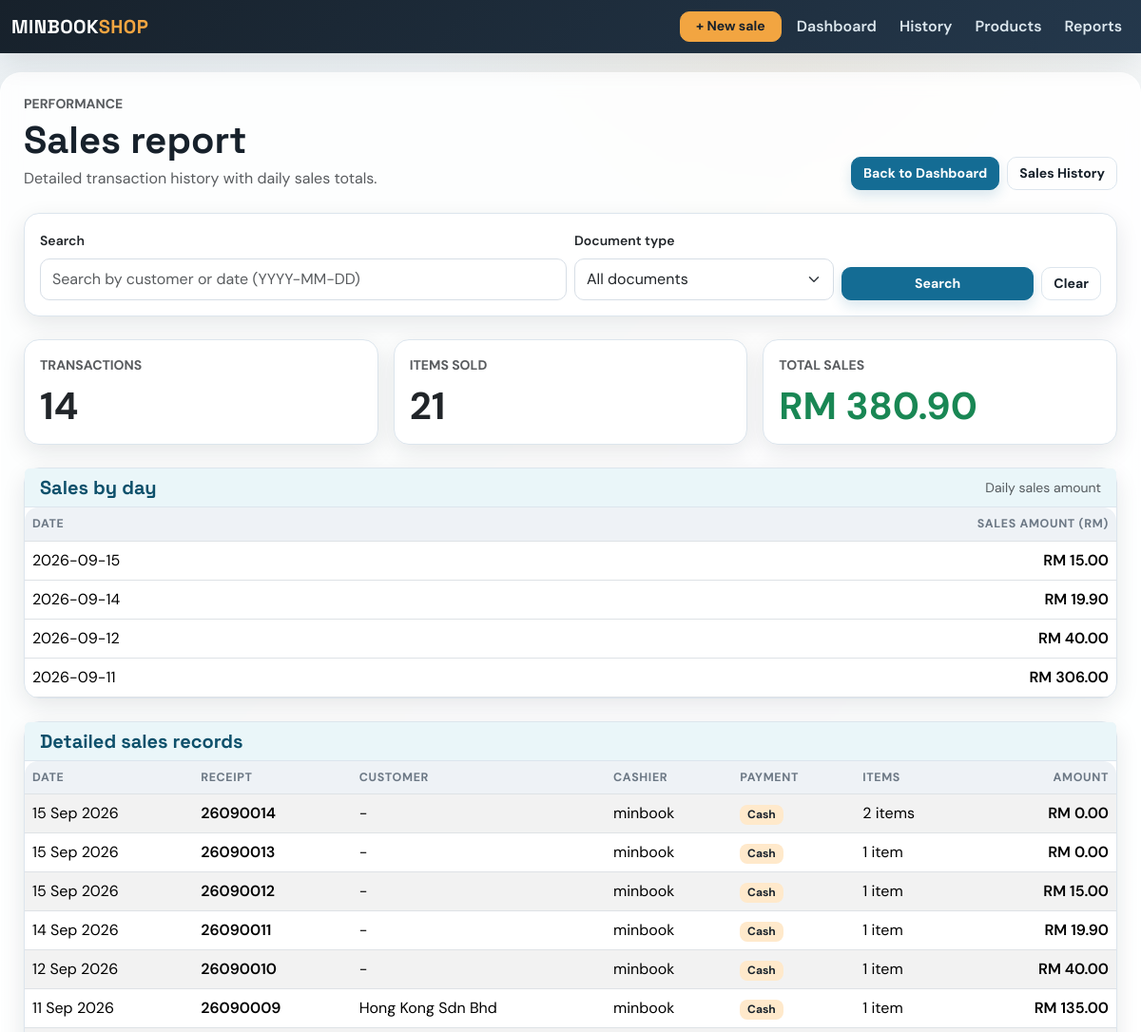
The app's page /sales/records (upper part), older data.
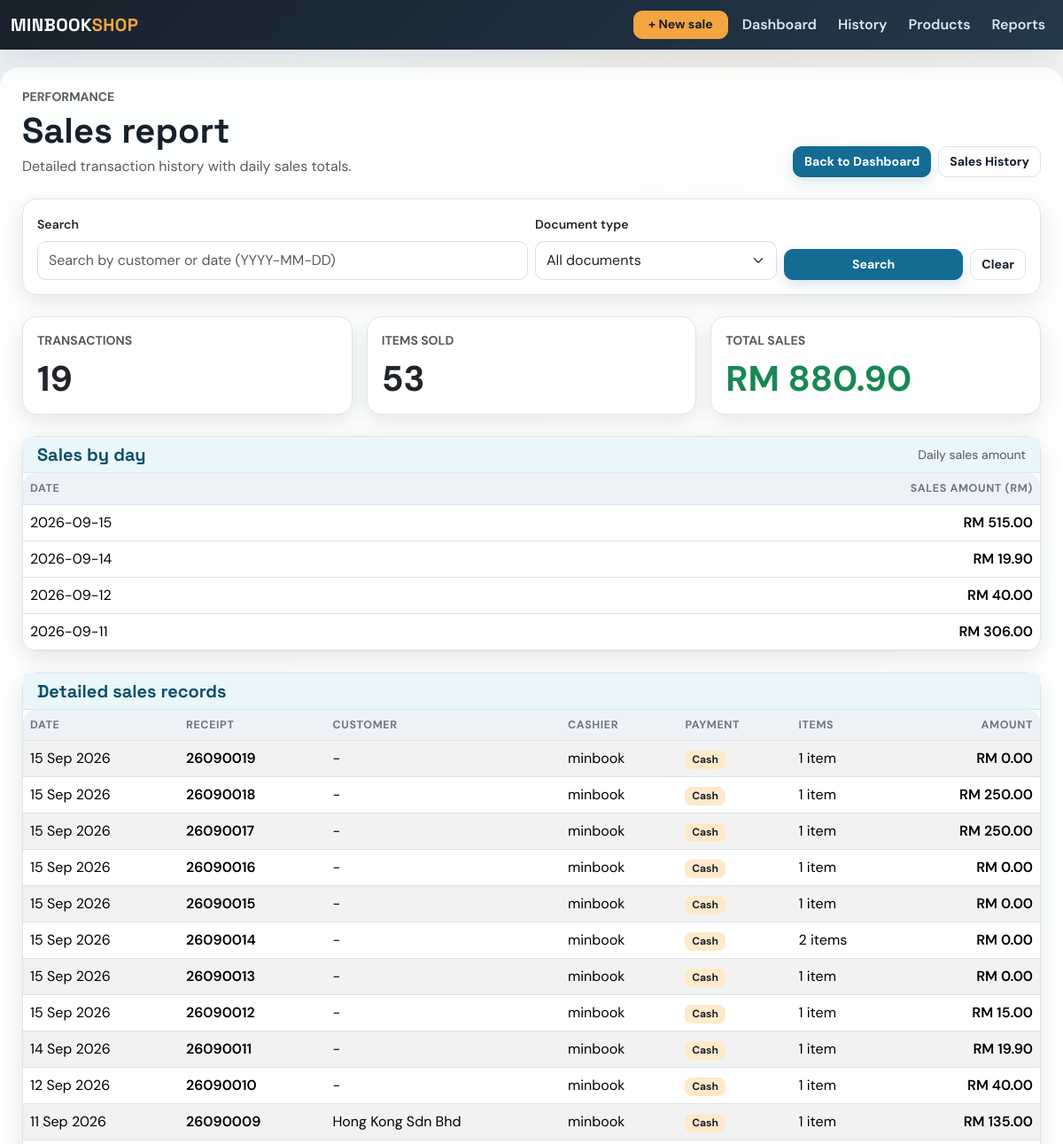
The same page, newer data.
### app/models.py (models this page shows, shortened)
class Sale(db.Model):
    id = db.Column(db.Integer, primary_key=True)
    amount = db.Column(db.Float, nullable=False)
    date = db.Column(db.Date, default=datetime.utcnow)
    user_id = db.Column(db.Integer, db.ForeignKey('user.id'), nullable=False)  # ForeignKey to User
    user = db.relationship('User', backref=db.backref('sales', lazy=True))  # Relationship with User
    product_id = db.Column(db.Integer, db.ForeignKey('product.id'), nullable=True)  # Legacy first product
    product = db.relationship('Product', backref=db.backref('sales', lazy=True))  # Relationship with Product
    quantity = db.Column(db.Integer, nullable=True)  # Legacy total quantity
    payment_method = db.Column(db.String(20), nullable=False, default='Cash')
    customer_name = db.Column(db.String(120), nullable=True)
    document_type = db.Column(db.String(20), nullable=False, default='receipt')
    discount = db.Column(db.Float, nullable=False, default=0.00)
    deposit = db.Column(db.Float, nullable=False, default=0.00)
    items = db.relationship('SaleItem', back_populates='sale', cascade='all, delete-orphan')

class User(db.Model):
    id = db.Column(db.Integer, primary_key=True)
    username = db.Column(db.String(100), unique=True, nullable=False)
    email = db.Column(db.String(120), unique=True, nullable=False)
    password = db.Column(db.String(200), nullable=False)
    role = db.Column(db.String(50), default='cashier')  # can be admin, manager, cashier

### app/routes.py (the view)
@main.route('/sales/records')
def sales_records():
    search_term = (request.args.get('search', '') or '').strip()
    selected_document_type = (request.args.get('document_type', '') or '').lower().strip()
    if selected_document_type not in {'receipt', 'invoice', ''}:
        selected_document_type = ''
    sales_query = Sale.query.order_by(Sale.date.desc(), Sale.id.desc())
    if selected_document_type:
        sales_query = sales_query.filter(Sale.document_type == selected_document_type)
    if search_term:
        try:
            parsed_date = datetime.strptime(search_term, '%Y-%m-%d').date()
            sales_query = sales_query.filter(Sale.date == parsed_date)
        except ValueError:
            sales_query = sales_query.filter(Sale.customer_name.ilike(f'%{search_term}%'))
    sales = sales_query.all()
    total_amount = round(sum(sale.amount for sale in sales), 2)
    total_items = sum(sum(item.quantity for item in sale.items) for sale in sales)
    daily_totals = {}
    for sale in sales:
        daily_key = sale.date.isoformat()
        daily_totals[daily_key] = round(daily_totals.get(daily_key, 0) + sale.amount, 2)
    daily_sales = [
        {'date': day, 'amount': round(amount, 2)}
        for day, amount in sorted(daily_totals.items(), key=lambda item: item[0], reverse=True)
    ]
    return render_template(
        'sales_records.html',
        sales=sales,
        search_term=search_term,
        total_sales=total_amount,
        total_transactions=len(sales),
        total_items=total_items,
        daily_sales=daily_sales,
        selected_document_type=selected_document_type,
    )

### app/routes.py (called while the page is built)
@main.app_context_processor
def inject_now():
    return {'current_year': datetime.now().year}

### app/templates/sales_records.html (shortened to what the changed rows need)
{% extends 'base.html' %}
{% block content %}
<div class="d-flex flex-wrap justify-content-between align-items-end gap-3 mb-4">
    <div>
        <h1 class="mb-1">Sales report</h1>
    </div>
</div>
<div class="row g-3 mb-4">
    <div class="col-md-4">
        <div class="card h-100">
            <div class="card-body">
                <div class="text-uppercase text-muted small fw-bold">Transactions</div>
                <div class="display-6 fw-bold mt-2">{{ total_transactions }}</div>
            </div>
        </div>
    </div>
    <div class="col-md-4">
        <div class="card h-100">
            <div class="card-body">
                <div class="text-uppercase text-muted small fw-bold">Items Sold</div>
                <div class="display-6 fw-bold mt-2">{{ total_items }}</div>
            </div>
        </div>
    </div>
    <div class="col-md-4">
        <div class="card h-100">
            <div class="card-body">
                <div class="text-uppercase text-muted small fw-bold">Total Sales</div>
                <div class="display-6 fw-bold mt-2 text-success">RM {{ '{:,.2f}'.format(total_sales) }}</div>
            </div>
        </div>
    </div>
</div>
<div class="card mb-4">
    <div class="table-responsive">
        <table class="table mb-0">
            <thead>
                <tr>
                    <th>Date</th>
                    <th class="text-end">Sales Amount (RM)</th>
                </tr>
            </thead>
            <tbody>
                {% for day in daily_sales %}
                <tr>
                    <td>{{ day.date }}</td>
                    <td class="text-end fw-semibold">RM {{ '{:,.2f}'.format(day.amount) }}</td>
                </tr>
                {% else %}
                <tr>
                    <td colspan="2" class="text-center text-muted py-4">No daily sales found.</td>
                </tr>
                {% endfor %}
            </tbody>
        </table>
    </div>
</div>
<div class="card">
    <div class="table-responsive">
        <table class="table table-striped mb-0 align-middle">
            <thead>
                <tr>
                    <th>Date</th>
                    <th>{{ 'Invoice' if selected_document_type == 'invoice' else 'Receipt' }}</th>
                    <th>Customer</th>
                    <th>Cashier</th>
                    <th>Payment</th>
                    <th>Items</th>
                    <th class="text-end">Amount</th>
                </tr>
            </thead>
            <tbody>
                {% for sale in sales %}
                <tr>
                    <td>{{ sale.date.strftime('%d %b %Y') }}</td>
                    <td class="fw-semibold">{% if sale.document_type == 'invoice' %}{{ sale.date.strftime('%y%m') }}{{ '%04d'|format(sale.id) }}{% else %}{{ sale.date.strftime('%y%m') }}{{ '%04d'|format(sale.id) }}{% endif %}</td>
                    <td>{{ sale.customer_name or '-' }}</td>
                    <td>{{ sale.user.username if sale.user else '-' }}</td>
                    <td><span class="badge text-bg-light">{{ sale.payment_method }}</span></td>
                    <td>{{ sale.items|length }} item{{ 's' if sale.items|length != 1 else '' }}</td>
                    <td class="text-end fw-semibold">RM {{ '{:,.2f}'.format(sale.amount) }}</td>
                </tr>
                {% else %}
                <tr>
                    <td colspan="7" class="text-center text-muted py-4">No records found.</td>
                </tr>
                {% endfor %}
            </tbody>
        </table>
    </div>
</div>
{% endblock %}

Row changes from the older to the newer data that the page shows:
added Sale: date "15 Sep 2026", date "2609", id "0019", customer_name "-", user "minbook", payment_method "Cash", items|length "1", amount "0.00"
added Sale: date "15 Sep 2026", date "2609", id "0018", customer_name "-", user "minbook", payment_method "Cash", items|length "1", amount "250.00"
added Sale: date "15 Sep 2026", date "2609", id "0017", customer_name "-", user "minbook", payment_method "Cash", items|length "1", amount "250.00"
added Sale: date "15 Sep 2026", date "2609", id "0016", customer_name "-", user "minbook", payment_method "Cash", items|length "1", amount "0.00"
added Sale: date "15 Sep 2026", date "2609", id "0015", customer_name "-", user "minbook", payment_method "Cash", items|length "1", amount "0.00"
Text that changed along with them:
{{ total_transactions }}: "14" → "19"
{{ total_items }}: "21" → "53"
{{ '{:,.2f}'.format(total_sales) }}: "380.90" → "880.90"
new list line: "2026-09-15 RM 515.00"
list line gone: "2026-09-15 RM 15.00"
